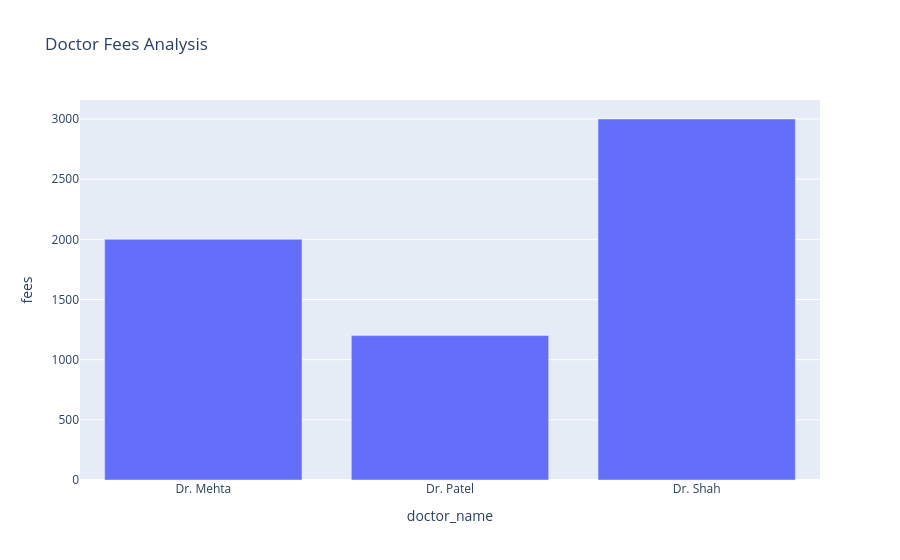

The notebook cell this image was saved under:
### Markdown cell above
Interactive Visualization Using Plotly

### Code cell
# Interactive Bar Chart
fig = px.bar(fees_per_doctor,x='doctor_name',y='fees',title='Doctor Fees Analysis')
fig.show()

### Figure 1 — Plotly figure (JSON) as saved in the notebook; plotly's stock layout.template omitted (floating-point values rounded to 4 significant figures)
{"data": [{"hovertemplate": "doctor_name=%{x}<br>fees=%{y}<extra></extra>", "legendgroup": "", "marker": {"color": "#636efa", "pattern": {"shape": ""}}, "name": "", "orientation": "v", "showlegend": false, "textposition": "auto", "type": "bar", "x": ["Dr. Mehta", "Dr. Patel", "Dr. Shah"], "xaxis": "x", "y": [2000, 1200, 3000], "yaxis": "y"}], "layout": {"barmode": "relative", "legend": {"tracegroupgap": 0}, "title": {"text": "Doctor Fees Analysis"}, "xaxis": {"anchor": "y", "domain": [0, 1], "title": {"text": "doctor_name"}}, "yaxis": {"anchor": "x", "domain": [0, 1], "title": {"text": "fees"}}}}
